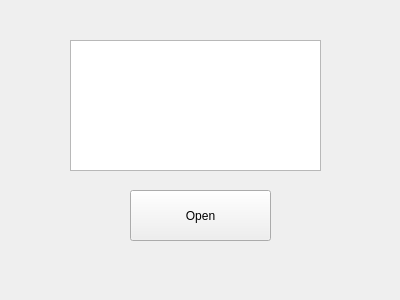
<?xml version="1.0" encoding="UTF-8"?>
<ui version="4.0">
 <class>server</class>
 <widget class="QWidget" name="server">
  <property name="geometry">
   <rect>
    <x>0</x>
    <y>0</y>
    <width>400</width>
    <height>300</height>
   </rect>
  </property>
  <property name="windowTitle">
   <string>Form</string>
  </property>
  <widget class="QPushButton" name="Open">
   <property name="geometry">
    <rect>
     <x>130</x>
     <y>190</y>
     <width>141</width>
     <height>51</height>
    </rect>
   </property>
   <property name="text">
    <string>Open</string>
   </property>
  </widget>
  <widget class="QTextEdit" name="ip">
   <property name="geometry">
    <rect>
     <x>70</x>
     <y>40</y>
     <width>251</width>
     <height>131</height>
    </rect>
   </property>
  </widget>
 </widget>
 <resources/>
 <connections/>
</ui>
